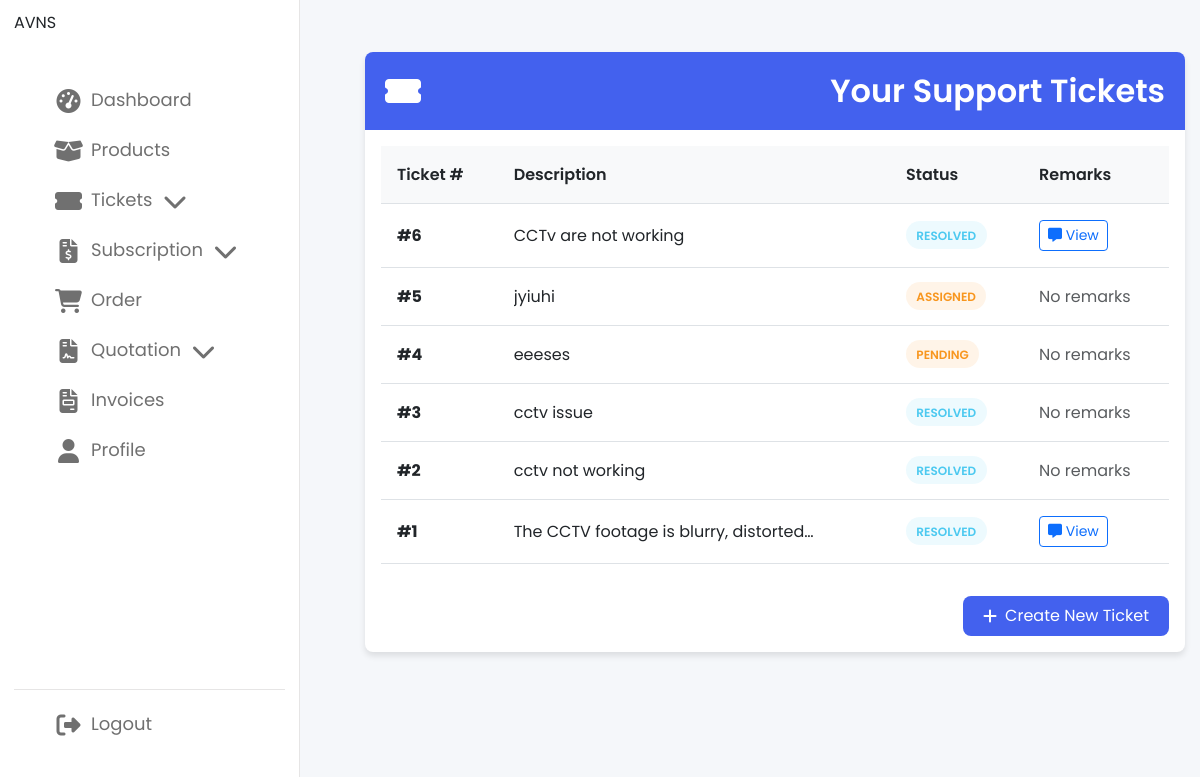
Screenshot of /Customer/view_ticket_status.php (signed in) with the database file from the repository.
### tables this page shows
CREATE TABLE `ticket` (
  `id` int(11) NOT NULL,
  `customerId` int(11) NOT NULL,
  `freelancerId` int(11) DEFAULT NULL,
  `status` enum('PENDING','ASSIGNED','IN_PROGRESS','RESOLVED','REJECTED','CLOSED') NOT NULL,
  `description` text NOT NULL,
  `createdAt` datetime DEFAULT current_timestamp(),
  `updatedAt` datetime DEFAULT NULL ON UPDATE current_timestamp(),
  `skill_id` int(11) NOT NULL,
  `priority` varchar(20) NOT NULL,
  `remark` varchar(1000) DEFAULT NULL
);

### Customer/view_ticket_status.php (the view, shortened to what this page needs)
<?php
include('Config.php');
if (isset($_SESSION['user_id'])) {
    $customerId = $_SESSION['user_id'];
} else {
    die("No customer is logged in. Please log in.");
}
$sql = "
    SELECT t.id, t.description, t.status, t.remark
    FROM ticket t
    WHERE t.customerId = ?
    ORDER BY t.id DESC
";
$stmt = $conn->prepare($sql);
$stmt->bind_param("i", $customerId);
$stmt->execute();
$result = $stmt->get_result();
include 'CustomerNav.php';
?>
<!DOCTYPE html>
<html lang="en">
<head>
    <link rel="stylesheet" href="https://cdnjs.cloudflare.com/ajax/libs/font-awesome/6.4.0/css/all.min.css">
    <link href="https://cdn.jsdelivr.net/npm/bootstrap@5.3.0/dist/css/bootstrap.min.css" rel="stylesheet">
    <link href="style.css" rel="stylesheet">
</head>
<body>
    <div class="container-main">
        <div class="card">
            <div class="card-header">
                <h2 class="card-title">
                    <i class="fas fa-ticket-alt"></i>Your Support Tickets
                </h2>
            </div>
            <div class="card-body">
                <?php if ($result->num_rows > 0) { ?>
                    <div class="table-responsive">
                        <table class="table table-hover align-middle">
                            <thead>
                                <tr>
                                    <th>Ticket #</th>
                                    <th>Description</th>
                                    <th>Status</th>
                                    <th>Remarks</th>
                                </tr>
                            </thead>
                            <tbody>
                                <?php while ($ticket = $result->fetch_assoc()) {
                                    $statusClass = '';
                                    switch (strtolower($ticket['status'])) {
                                        case 'pending':
                                            $statusClass = 'status-pending';
                                            break;
                                        case 'resolved':
                                            $statusClass = 'status-resolved';
                                            break;
                                        default:
                                            $statusClass = 'status-pending';
                                    }
                                ?>
                                    <tr>
                                        <td><strong>#<?php echo htmlspecialchars($ticket['id']); ?></strong></td>
                                        <td>
                                            <div class="ticket-description" title="<?php echo htmlspecialchars($ticket['description']); ?>">
                                                <?php echo htmlspecialchars(substr($ticket['description'], 0, 50)); ?>
                                            </div>
                                        </td>
                                        <td>
                                            <span class="status-badge <?php echo $statusClass; ?>">
                                                <?php echo htmlspecialchars($ticket['status']); ?>
                                            </span>
                                        </td>
                                        <td>
                                            <?php if (!empty($ticket['remark'])): ?>
                                                <button class="btn btn-sm btn-outline-primary" data-bs-toggle="tooltip"
                                                    title="<?php echo htmlspecialchars($ticket['remark']); ?>">
                                                    <i class="fas fa-comment-alt"></i> View
                                                </button>
                                            <?php else: ?>
                                                <span class="text-muted">No remarks</span>
                                            <?php endif; ?>
                                        </td>
                                    </tr>
                                <?php } ?>
                            </tbody>
                        </table>
                    </div>
                    <div class="d-flex justify-content-end mt-3">
                        <a href="create_ticket.php" class="btn btn-new-ticket">
                            <i class="fas fa-plus"></i> Create New Ticket
                        </a>
                    </div>
                <?php } ?>
            </div>
        </div>
    </div>
</body>
</html>

### Customer/style.css (style rules this page uses)
* { margin: 0; padding: 0; box-sizing: border-box; font-family: 'Poppins', sans-serif; }
:root { --primary-color: #0E4BF1; --panel-color: #FFF; --text-color: #000; --black-light-color: #707070; --border-color: #e6e5e5; --toggle-color: #DDD; --box1-color: #4DA3FF; --box2-color: #FFE6AC; --box3-color: #E7D1FC; --title-icon-color: #fff; --tran-05: all 0.5s ease; --tran-03: all 0.3s ease; --tran-03: all 0.2s ease; }
body { min-height: 100vh; background-color: var(--primary-color); }

### Customer/view_ticket_status.php (style rules this page uses)
:root { --primary-color: #4361ee; --secondary-color: #3f37c9; --accent-color: #4895ef; --light-color: #f8f9fa; --dark-color: #212529; --success-color: #4cc9f0; --warning-color: #f8961e; --danger-color: #f94144; --border-radius: 8px; --box-shadow: 0 4px 6px rgba(0, 0, 0, 0.1); --transition: all 0.3s ease; }
body { font-family: 'Segoe UI', Tahoma, Geneva, Verdana, sans-serif; background-color: #f5f7fa; color: var(--dark-color); line-height: 1.6; }
.container-main { max-width: 1200px; margin: 2rem auto; padding: 0 15px; margin-left: 350px; }
.card { border: none; border-radius: var(--border-radius); box-shadow: var(--box-shadow); overflow: hidden; transition: var(--transition); margin-bottom: 2rem; }
.card-header { background-color: var(--primary-color); color: white; padding: 1.25rem; border-bottom: none; }
.card-title { margin: 0; font-weight: 600; display: flex; align-items: center; justify-content: space-between; }
.card-title i { margin-right: 10px; }
.table-responsive { overflow-x: auto; }
.table { margin-bottom: 0; }
.table th { background-color: var(--light-color); color: var(--dark-color); font-weight: 600; border-top: none; padding: 1rem; }
.table td { padding: 1rem; vertical-align: middle; border-top: 1px solid #eceff1; }
.status-badge { padding: 0.35rem 0.65rem; border-radius: 50px; font-size: 0.75rem; font-weight: 600; text-transform: capitalize; }
.status-pending { background-color: rgba(248, 150, 30, 0.1); color: var(--warning-color); }
.status-resolved { background-color: rgba(76, 201, 240, 0.1); color: var(--success-color); }
.btn-new-ticket { background-color: var(--primary-color); color: white; border: none; padding: 0.5rem 1.25rem; border-radius: var(--border-radius); transition: var(--transition); display: inline-flex; align-items: center; margin-top: 1rem; }
.btn-new-ticket i { margin-right: 8px; }
.ticket-description { max-width: 300px; white-space: nowrap; overflow: hidden; text-overflow: ellipsis; }

### rows the page displays
ticket: id "6", description "CCTv are not working", status "RESOLVED"
ticket: id "5", description "jyiuhi", status "ASSIGNED", shows "No remarks"
ticket: id "4", description "eeeses", status "PENDING", shows "No remarks"
ticket: id "3", description "cctv issue", status "RESOLVED", shows "No remarks"
ticket: id "2", description "cctv not working", status "RESOLVED", shows "No remarks"
ticket: id "1", description "The CCTV footage is blurry, distorted…", status "RESOLVED"
